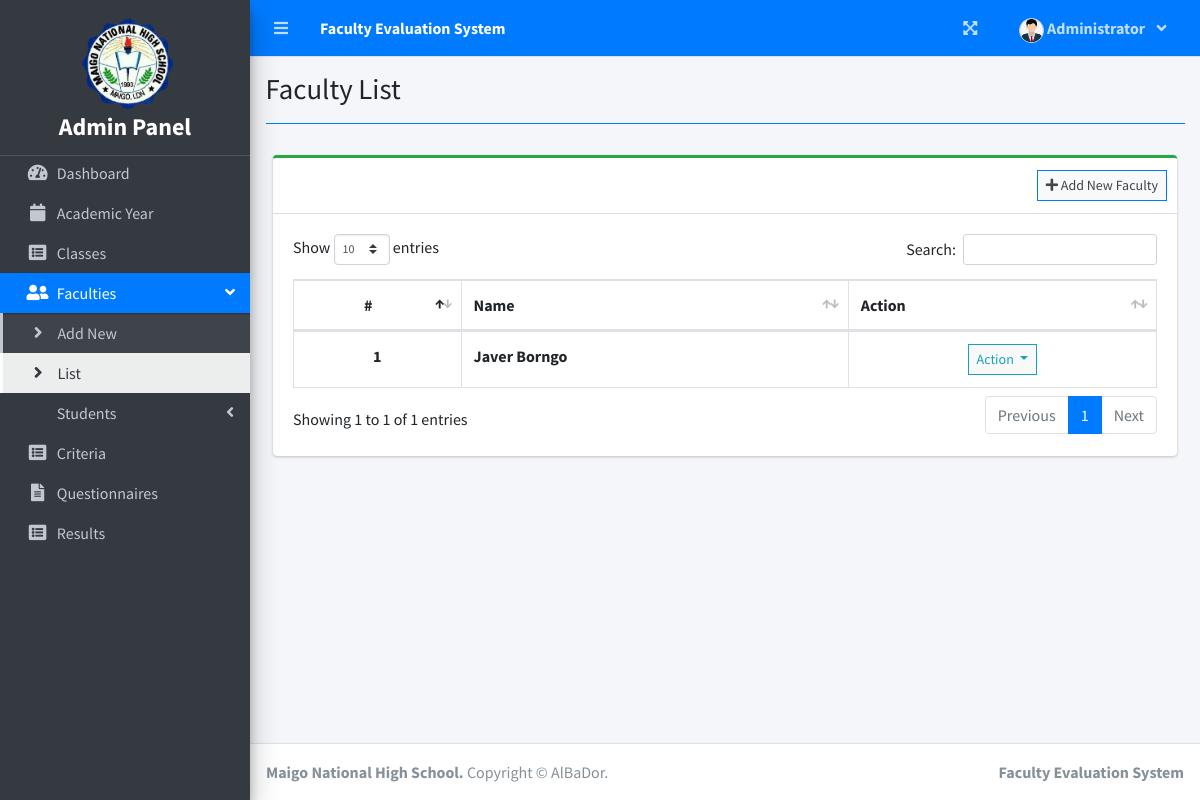
The app's page /index.php?page=faculty_list (signed in), older data.
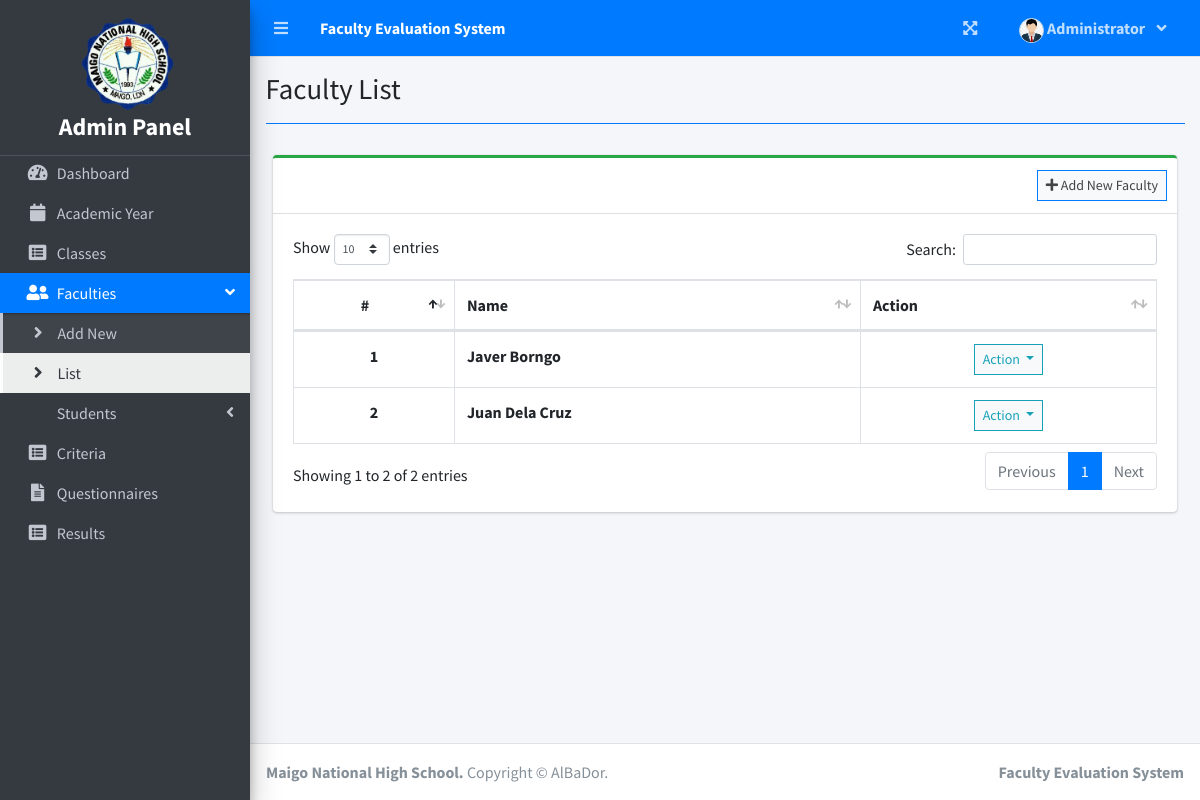
The same page, newer data.
### tables this page shows
CREATE TABLE `faculty_list` (
  `id` int(30) NOT NULL,
  `school_id` varchar(100) NOT NULL,
  `firstname` varchar(200) NOT NULL,
  `lastname` varchar(200) NOT NULL,
  `email` varchar(200) NOT NULL,
  `password` text NOT NULL,
  `avatar` text NOT NULL DEFAULT 'no-image-available.png',
  `date_created` datetime NOT NULL DEFAULT current_timestamp()
);

### admin/faculty_list.php (the view, shortened to what this page needs)
<?php include'db_connect.php' ?>
<div class="col-lg-12">
	<div class="card card-outline card-success">
		<div class="card-header">
			<div class="card-tools">
				<a class="btn btn-block btn-sm btn-default btn-flat border-primary" href="./index.php?page=new_faculty"><i class="fa fa-plus"></i> Add New Faculty</a>
			</div>
		</div>
		<div class="card-body">
			<table class="table tabe-hover table-bordered" id="list">
				<thead>
					<tr>
						<th class="text-center">#</th>
						<th>Name</th>
						<th>Action</th>
					</tr>
				</thead>
				<tbody>
					<?php
					$i = 1;
					$qry = $conn->query("SELECT *,concat(firstname,' ',lastname) as name FROM faculty_list order by concat(firstname,' ',lastname) asc");
					while($row= $qry->fetch_assoc()):
					?>
					<tr>
						<th class="text-center"><?php echo $i++ ?></th>
						<td><b><?php echo ucwords($row['name']) ?></b></td>
						<td class="text-center">
							<button type="button" class="btn btn-default btn-sm btn-flat border-info wave-effect text-info dropdown-toggle" data-toggle="dropdown" aria-expanded="true">
		                      Action
		                    </button>
						</td>
					</tr>
				<?php endwhile; ?>
				</tbody>
			</table>
		</div>
	</div>
</div>

### admin/sidebar.php (shortened to what this page needs)
<aside class="main-sidebar sidebar-dark-primary elevation-4">
  <div class="dropdown">
    <a href="./" class="brand-link d-flex flex-column justify-content-center align-items-center">
      <div class="logo"></div>
      <h4 class="text-center p-0 m-0"><b>Admin Panel</b></h4>
    </a>
  </div>
  <div class="sidebar">
    <nav class="sidenav">
      <ul class="nav nav-pills nav-sidebar flex-column nav-flat" data-widget="treeview" role="menu"
        data-accordion="false">
        <li class="nav-item dropdown">
          <a href="./" class="nav-link nav-home">
            <i class="nav-icon fas fa-tachometer-alt"></i>
            <p>
              Dashboard
            </p>
          </a>
        </li>
        <li class="nav-item dropdown">
          <a href="./index.php?page=academic_list" class="nav-link nav-academic_list">
            <i class="nav-icon fas fa-calendar"></i>
            <p>
              Academic Year
            </p>
          </a>
        </li>
        <li class="nav-item dropdown">
          <a href="./index.php?page=class_list" class="nav-link nav-class_list">
            <i class="nav-icon fas fa-list-alt"></i>
            <p>
              Classes
            </p>
          </a>
        </li>
        <li class="nav-item dropdown">
          <a href="#" class="nav-link nav-edit_faculty">
            <i class="nav-icon fas fa-user-friends"></i>
            <p>
              Faculties
              <i class="right fas fa-angle-left"></i>
            </p>
          </a>
          <ul class="nav nav-treeview">
            <li class="nav-item">
              <a href="./index.php?page=new_faculty" class="nav-link nav-new_faculty tree-item">
                <i class="fas fa-angle-right nav-icon"></i>
                <p>Add New</p>
              </a>
            </li>
            <li class="nav-item">
              <a href="./index.php?page=faculty_list" class="nav-link nav-faculty_list tree-item">
                <i class="fas fa-angle-right nav-icon"></i>
                <p>List</p>
              </a>
            </li>
          </ul>
        </li>
        <li class="nav-item">
          <a href="#" class="nav-link nav-edit_student">
            <p>
              Students
              <i class="right fas fa-angle-left"></i>
            </p>
          </a>
        </li>
        <li class="nav-item dropdown">
          <a href="./index.php?page=criteria_list" class="nav-link nav-criteria_list">
            <i class="nav-icon fas fa-list-alt"></i>
            <p>
              Criteria
            </p>
          </a>
        </li>
        <li class="nav-item dropdown">
          <a href="./index.php?page=questionnaire" class="nav-link nav-questionnaire">
            <i class="nav-icon fas fa-file-alt"></i>
            <p>
              Questionnaires
            </p>
          </a>
        </li>
        <li class="nav-item dropdown">
          <a href="./index.php?page=report" class="nav-link nav-report">
            <i class="nav-icon fas fa-list-alt"></i>
            <p>
              Results
            </p>
          </a>
        </li>
      </ul>
    </nav>
  </div>
</aside>

Row changes from the older to the newer data that the page shows:
added faculty_list: name "Juan Dela Cruz"
Text that changed along with them:
text written by a page script: "Show entries Search: Showing 1 to 1 of 1 entries Previous 1 Next" → "Show entries Search: Showing 1 to 2 of 2 entries Previous 1 Next"
